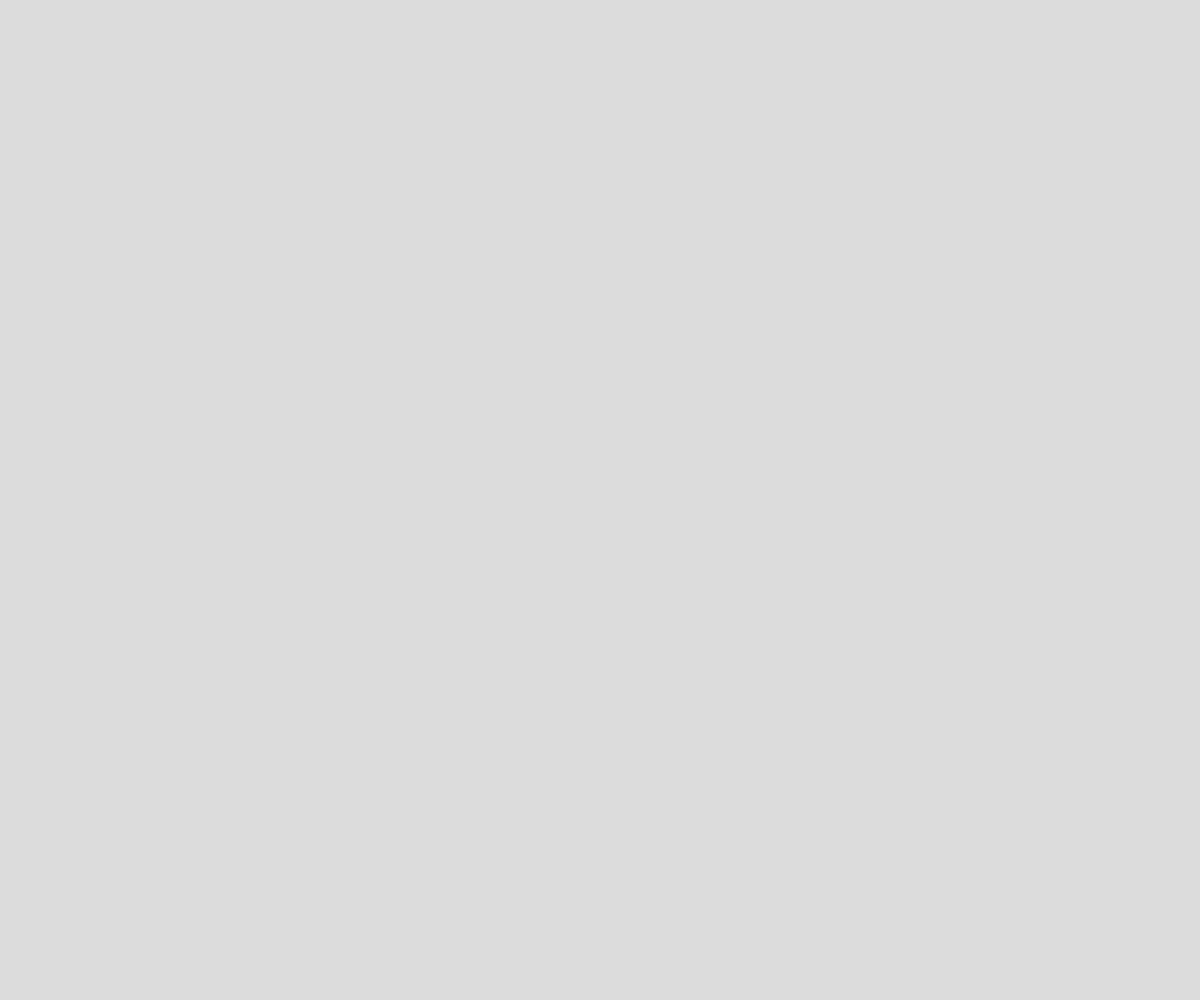
Frame 1 (no input)
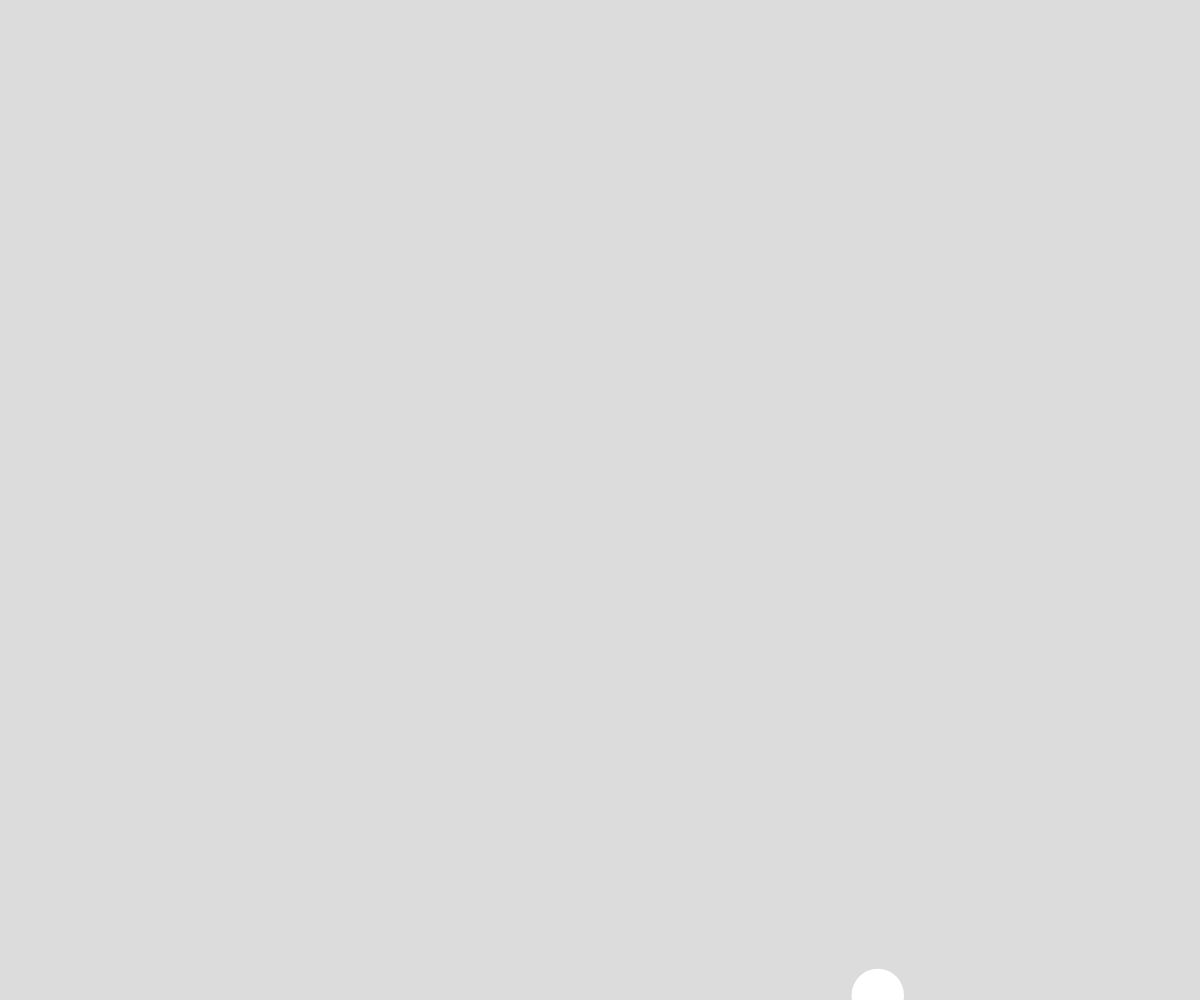
Frame 60 (no input)
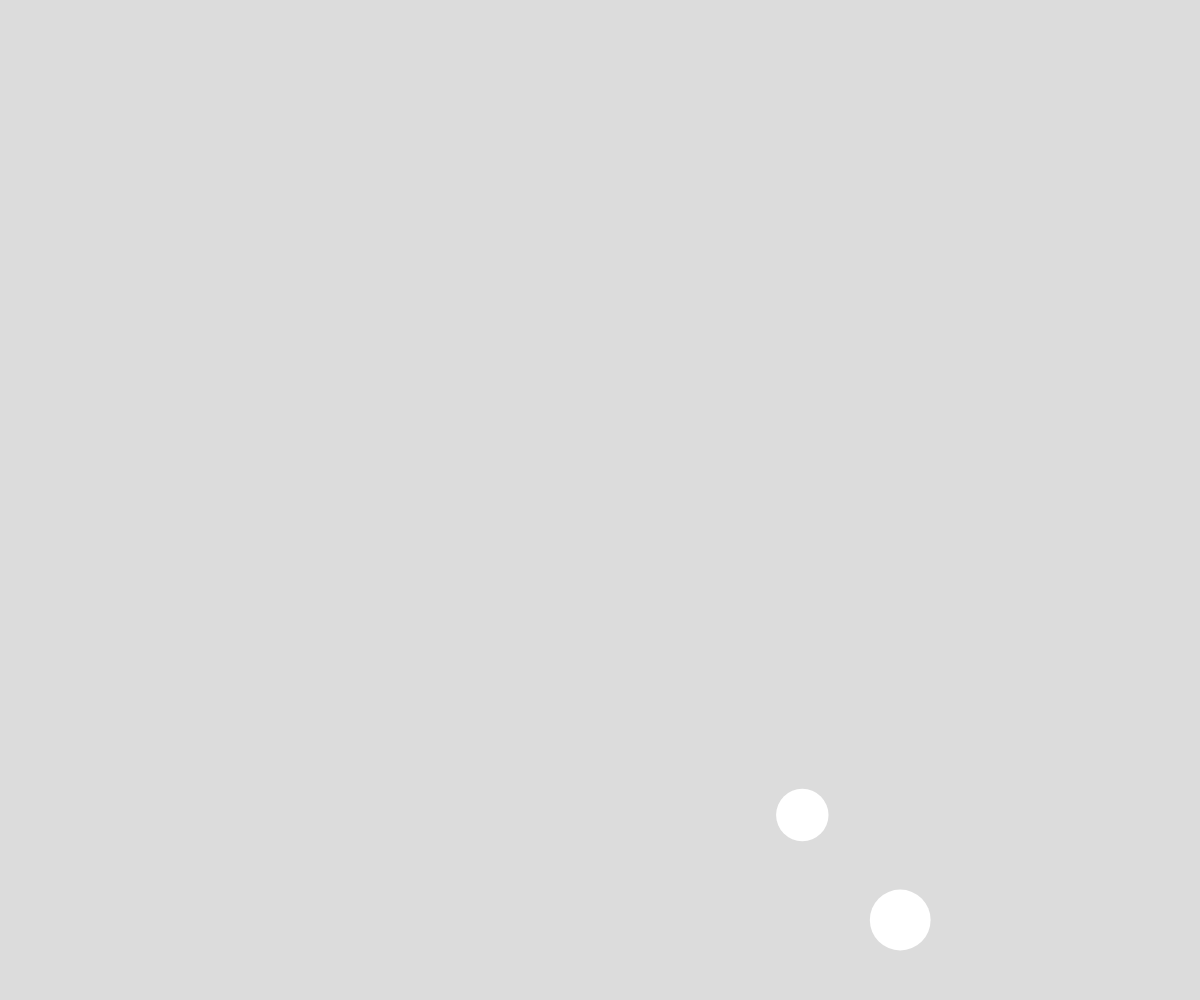
Frame 120 (the mouse pressed at the canvas centre since frame 60)

The p5.js sketch that drew these frames (run headless with seeded random() and noise() and a simulated clock; from frame 60 on, the mouse is pressed at the canvas centre):

// p5.js sketch
// ── sketch.js
// bubble opp

let theBubbles = [];

function setup() {
  createCanvas(windowWidth, windowHeight);
  //runs the function eveyhalf second
  window,setInterval(spawnBubble, 1000);
}

function draw() {
  background(220);
  for ( let i = theBubbles.length-1; i>=0; i--){
    if (theBubbles[i].isPopped){
      theBubbles.splice(i, 1);
    }
    else{
      theBubbles[i].move();
      theBubbles[i].display();
    }
  }
}

function spawnBubble(){
  let someBubble = new Bubble();
  theBubbles.push(someBubble);
}

class Bubble {
  constructor(){
    this.x = random(width);
    this.y = height + 100 ;
    this.dx = 0;
    this.dy = -3;
    this.radius = random(20, 50);
    this.theta = 0;
    this.isAlive = true;
    this.whenIDied = 0;
    this.waitTime = 1000;
    this.isPopped = false;
  }

  move() {
    //stop at top
    if (this.y - this.radius > 0){
      this.x +=this.dx;
      this.y += this.dy;
    
      this.dx = map(noise(this.theta), 0, 1, -5, 5);
      this.theta += 0.01;
    }
    //when it hits the top
    else if (this.isAlive){
      this.isAlive = false;
      this.whenIDied = millis();
    }
    //stuck at the top
    else{
      if (millis()> this.whenIDied +this.waitTime){
        this.isPopped = true;

      }
    }
  }
  display(){
    if (!this.isPopped){
      noStroke();
      fill("white");
      ellipse(this.x, this.y, this.radius*2, this.radius*2);
    }
  }
}
